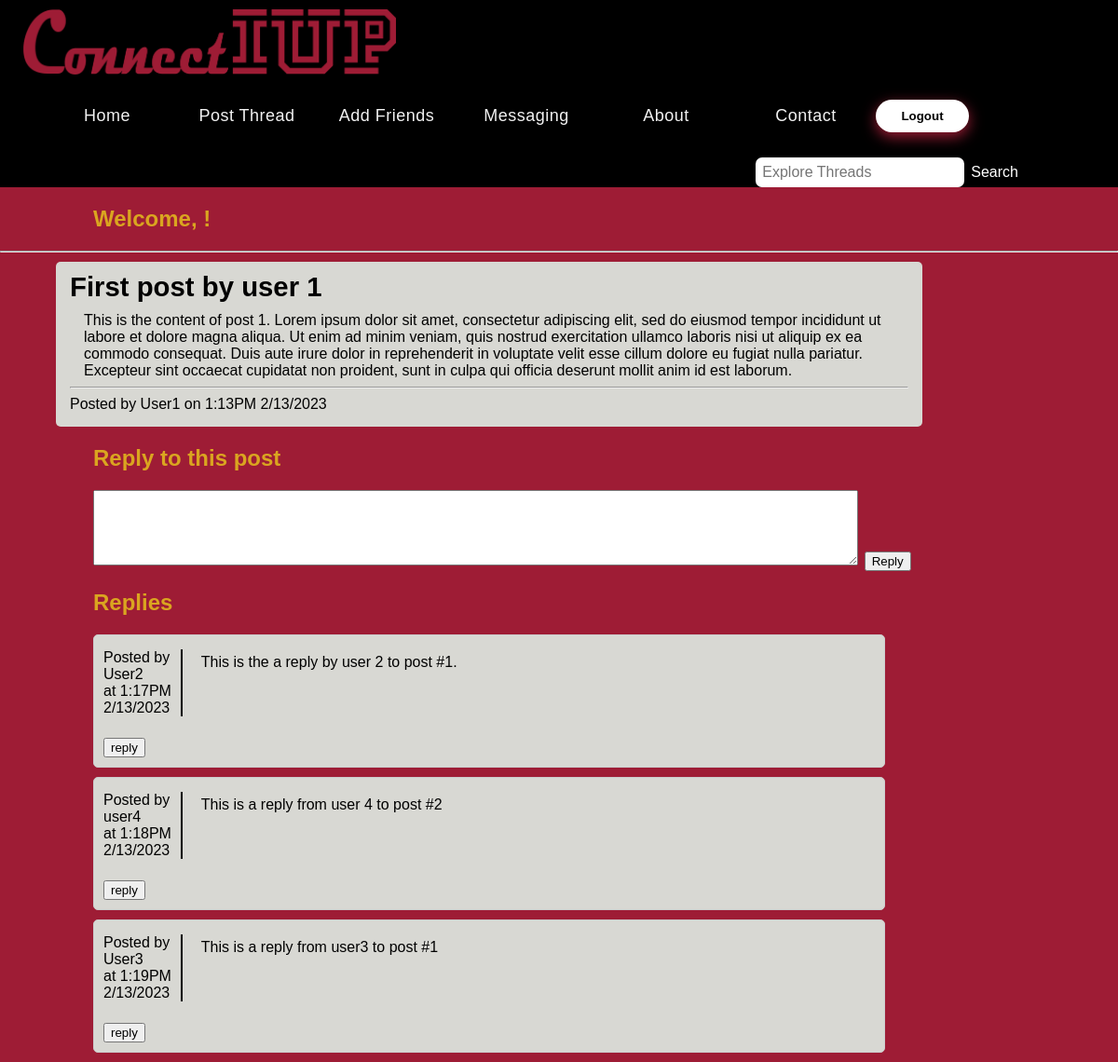
Screenshot of /post.php?post_id=1 with the database file from the repository.
### tables this page shows
CREATE TABLE `posts` (
  `id` int(11) NOT NULL,
  `user_id` int(11) NOT NULL,
  `title` varchar(120) NOT NULL,
  `content` varchar(2000) NOT NULL,
  `created_at` varchar(100) NOT NULL
);

CREATE TABLE `users` (
  `id` int(11) NOT NULL,
  `username` varchar(35) NOT NULL,
  `email` varchar(50) NOT NULL,
  `password` varchar(100) NOT NULL,
  `created_at` varchar(100) NOT NULL
);

CREATE TABLE `replies` (
  `id` int(11) NOT NULL,
  `user_id` int(11) NOT NULL,
  `post_id` int(11) NOT NULL,
  `content` varchar(1000) NOT NULL,
  `created_at` varchar(100) NOT NULL
);

### post.php (the view, shortened to what this page needs)
<?php
$servername = "localhost";
$username = "root";
$password = "";
$dbname = "connectIUP";
$conn = mysqli_connect($servername, $username, $password, $dbname);
$post_id = $_GET['post_id'];
$sql = "SELECT * FROM posts WHERE id = '$post_id'";
$result = mysqli_query($conn, $sql);
$row = mysqli_fetch_assoc($result);
$title = $row['title'];
$content = $row['content'];
$created_at = $row['created_at'];
$post_user_id = $row['user_id'];
$sql = "SELECT * FROM users WHERE id = '$post_user_id'";
$poster = mysqli_query($conn, $sql);
$poster = mysqli_fetch_assoc($poster)['username'];
?>
<!DOCTYPE html>
<html>
<head>
  <link rel="stylesheet" href="css/style.css">
  <link rel="stylesheet" href="css/home.css">
  <link rel="stylesheet" href="css/post_page.css">
  <link rel="stylesheet" href="css/button.css">
</head>
<body>
  <div id="banner">
    <img src="images/LogoConnectIUP.png" style="width: 400px;">
  </div>
  <nav class="menu">
    <ul>
      <li><a href='homepage.php'> Home</a></li>
      <li><a href='new_post.php'> Post Thread</a></li>
      <li><a href='#'> Add Friends</a></li>
      <li><a href='#'> Messaging</a></li>
      <li><a href='about.php'> About</a></li>
      <li><a href='contact.html'> Contact</a></li>
      <li><input type=button class="logout" onclick="window.location.href='logout.php'" value="Logout"></li>
    </ul>
    <form class="search-form">
      <input type="text" placeholder="Explore Threads">
      <button>Search</button>
    </form>
  </nav>
  <h2>Welcome,
    <?php echo $_SESSION['username']; ?>!
  </h2>
  <hr>
  <div class="post">
    <h1 style="padding-bottom: 10px">
      <?php echo $title; ?>
    </h1>
    <div style="display:flex">
      <div style="display:flex;align-items:flex-start;padding-left:15px;">
        <?php echo $content; ?>
      </div>
      </div>
      <hr>
      <p>Posted by
        <?php echo "<a href=public_profile.php?username=" . $poster . ">" . $poster . "</a>"; ?> on
        <?php echo $created_at; ?>
      </p>
</div>
  <h2> Reply to this post <h2>
      <form action="reply.php" method="post">
        <textarea name="content" rows="5" cols="100"></textarea>
        <input type="submit" value="Reply">
      </form>
      <h2>Replies</h2>
      <?php
      $sql = "SELECT * FROM replies WHERE post_id = '$post_id'";
      $result = mysqli_query($conn, $sql);
      if (mysqli_num_rows($result) > 0) {
        while ($row = mysqli_fetch_assoc($result)) {
          print("<div class='reply'>");
          $reply_content = $row['content'];
          $reply_created_at = $row['created_at'];
          $reply_user_id = $row['user_id'];
          $sql = "SELECT * FROM users WHERE id = '$reply_user_id'";
          $reply_user = mysqli_query($conn, $sql);
          $reply_user = mysqli_fetch_assoc($reply_user)['username'];
          $reply_id = $row['id'];
          print("<p class='left'>Posted by <a href=public_profile.php?username=$reply_user>$reply_user</a><br> at $reply_created_at");
          print("<p class='right'>$reply_content</p>");
          $reply_content = mysqli_real_escape_string($conn, $reply_content);
          print("<br><br><input class='reply_reply' id='$reply_id' type='button' value='reply' data='$reply_content' author='$reply_user'>");
          print("</div>");
        }
        ?>
        <?php
      }
      ?>
</body>

### css/style.css (style rules this page uses)
body { padding: 0; margin: 0; background: #e9e7e4; font-family: Arial, Helvetica, sans-serif; }

### css/home.css (style rules this page uses)
body { background: #9e1c35; ; margin: 0; }
h2 { color: goldenrod; margin-left: 100px; }
#banner { background-color: black; padding: 10px; padding-left: 25px; }
.menu { width: 100%; background: black; overflow: auto; }
.menu ul { margin: 0; padding: 1; list-style: none; line-height: 60px; }
.menu li { float: left; }
.menu ul li a { background: black; text-decoration: none; width: 150px; display: block; text-align: center; color: #f2f2f2; font-size: 18px; font-family: Arial, Helvetica, sans-serif; letter-spacing: 0.5px; }
.search-form { margin-top: 15px; float: right; margin-right: 100px; }
input[type=text] { width: 210px; padding: 7px; border: none; font-size: 16px; font-family: Arial, Helvetica, sans-serif; border-radius: 7px; }
button { float: right; background: black; color: white; border-radius: 0 5px 5px 0; cursor: pointer; position: relative; padding: 7px; font-family: Arial, Helvetica, sans-serif; border: none; font-size: 16px; }
.post { margin: 10px 60px; background-color: #d8d8d3; padding: 10px 15px; width: 75%; border-radius: 5px; }
a { text-decoration: none; color: black; }
h1, h4, ol { margin: 0; font-size: 22pt; }
p { margin: 5px 0; }

### css/post_page.css (style rules this page uses)
.reply { margin-left: 100px; margin-right: 250px; margin-top: 10px; margin-bottom: 10px; padding: 10px; border: 1px solid #ccc; border-radius: 5px; background-color: #d8d8d3; justify-content: space-between; }
.left { display: inline-block; width: 10%; vertical-align: top; border-right: 2px solid black; }
.right { display: inline-block; width: 75%; vertical-align: top; margin-left: 20px; margin-top: 10px; }

### css/button.css (style rules this page uses)
.logout { background: white; font-family: Arial, Helvetica, sans-serif; width: 100px; color: black; height: 35px; border-radius: 30px; margin-top: 13px; box-shadow: 0px 5px 15px 0px #9e1c35; font-weight: 600; float: right; border: none; font-size: 18; }

### rows the page displays
posts: title "First post by user 1", content "This is the content of post 1. Lorem ipsum dolor sit amet, consectetur adipiscing elit, sed do eiusmod tempor incididunt ut labore et dolore magna aliqua. Ut enim ad minim veniam, quis nostrud exercitation ullamco laboris nisi ut aliquip ex ea commodo consequat. Duis aute irure dolor in reprehenderit in voluptate velit esse cillum dolore eu fugiat nulla pariatur. Excepteur sint occaecat cupidatat non proident, sunt in culpa qui officia deserunt mollit anim id est laborum.", created_at "1:13PM 2/13/2023"
users: username "User1"
replies: user.username "User2", created_at "1:17PM 2/13/2023", content "This is the a reply by user 2 to post #1."
replies: user.username "user4", created_at "1:18PM 2/13/2023", content "This is a reply from user 4 to post #2"
replies: user.username "User3", created_at "1:19PM 2/13/2023", content "This is a reply from user3 to post #1"
